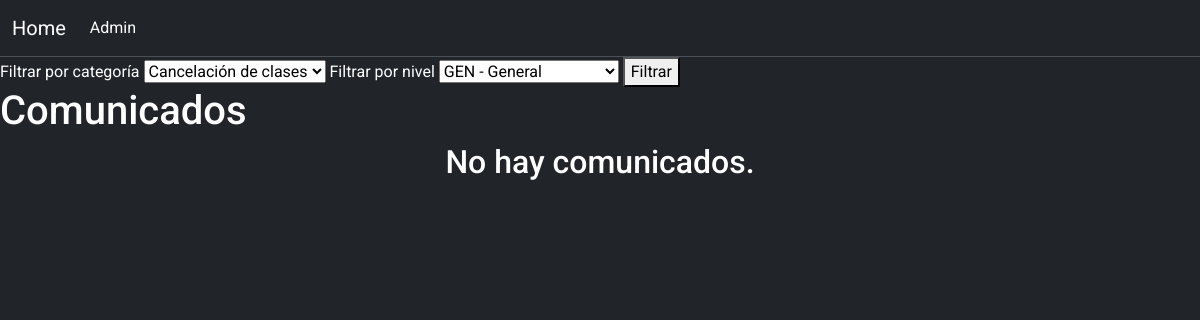
Page /comunicados/ on the earlier database version.
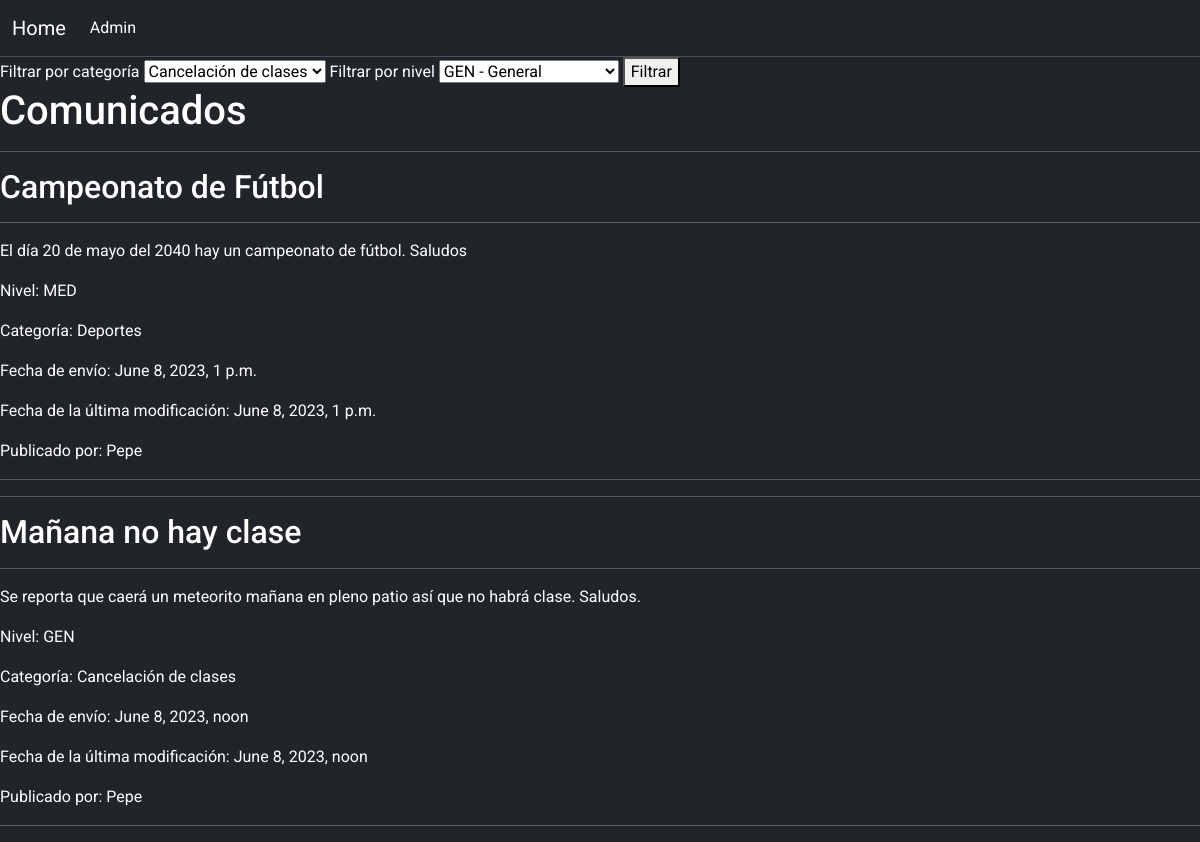
Same page on the later database version.
### comunicados/models.py (models this page shows, shortened)
class Comunicado(models.Model):
    NIVEL_CHOICES = [("GEN","General"),
                 ("PRE","Ciclo Preescolar",),
                 ("BAS","Ciclo Básico"),
                 ("MED","Ciclo Medio")]
    titulo = models.TextField()
    detalle = models.TextField()
    nivel = models.CharField(max_length=50, choices=NIVEL_CHOICES,default=NIVEL_CHOICES[0])
    categoria = models.ForeignKey(Categoria, on_delete=models.CASCADE)
    fecha_envio = models.DateTimeField()
    fecha_ultima_modificación = models.DateTimeField()
    publicado_por = models.CharField(max_length=200)

class Categoria(models.Model):
    nombre = models.TextField()
    descripción = models.TextField()

### comunicados/views.py (the view)
# urls.py: path('', RedirectView.as_view(pattern_name='comunicados:index')),
def index(request):
    comunicados = Comunicado.objects.all().order_by("-id")
    categorias = Categoria.objects.all()
    nivel =     [("GEN","General"),
                ("PRE","Ciclo Preescolar",),
                ("BAS","Ciclo Básico"),
                ("MED","Ciclo Medio")]
    if request.method == "POST":
        categoria_elegida = request.POST.get('categoria')
        nivel_elegido = request.POST.get('nivel')
        comunicados = comunicados.filter(categoria=categoria_elegida, nivel=nivel_elegido)
        comunicados_exists = comunicados.exists()
        context = {'comunicados': comunicados, 'comunicados_exists': comunicados_exists, 'categorias': categorias, 'nivel': nivel}
    else:
        comunicados_exists = comunicados.exists()
        context = {'comunicados': comunicados, 'comunicados_exists': comunicados_exists, 'categorias': categorias, 'nivel': nivel}
    return render(request, "comunicados/index.html", context)

### comunicados/templates/comunicados/index.html (shortened to what this page needs)
{% extends 'comunicados/base.html'%}
    {%block content%}
    <form method="POST" action={% url "comunicados:index" %}>
        <label for="categoria">Filtrar por categoría</label>
        <select name="categoria" id="categoria">
            {% for categoria in categorias %}
                <option value="{{ categoria.id }}">{{ categoria.nombre}}</option>
            {% endfor %}
        </select>
        <label for="nivel">Filtrar por nivel</label>
        <select name="nivel" id="nivel">
            {% for niveles in nivel %}
                <option value="{{niveles.0}}">{{niveles.0}} - {{niveles.1}}</option>
            {% endfor %}
        </select>
        <button type="submit">Filtrar</button>
    <h1>Comunicados</h1>
    {%if comunicados_exists %}
    {% for comunicado in comunicados%}
    <div id=comunicado>
        <hr>
        <h2>{{ comunicado.titulo }} </h2>
        <hr>
        <p>{{ comunicado.detalle }} </p>
       <p>Nivel: {{ comunicado.nivel }}</p>
       <p>Categoría: {{ comunicado.categoria.nombre }}</p>
       <p>Fecha de envío: {{ comunicado.fecha_envio }}</p>
       <p>Fecha de la última modificación: {{ comunicado.fecha_ultima_modificación }}</p>
       <p>Publicado por: {{ comunicado.publicado_por }}</p>
       <hr>
    </div>
    {% endfor %}
    {% else %}
    <center>
    <h2>No hay comunicados.<h2>
    </center>
    {% endif %}
    {% endblock %}

### comunicados/templates/comunicados/base.html (shortened to what this page needs)
{% load static %}
{% load bootstrap5 %}
{% load bootstrap_icons %}
<!DOCTYPE html>
<html lang="en">
<head>
    {% bootstrap_css %}
    <link rel="stylesheet" href="{% static 'comunicados/index.css' %}">
</head>
<body>
    <nav class="navbar navbar-expand-lg bg-dark border-bottom border-bottom-dark" data-bs-theme="dark" >
        <div class="container-fluid">
            <a class="navbar-brand" href={% url 'comunicados:index' %}>Home</a>
            <div class="collapse navbar-collapse" id="navbarNavAltMarkup">
                <div class="navbar-nav">
                    <a class="nav-link active" aria-current="page" href='../admin/'> Admin</a>
                </div>
            </div>
        </div>
    </nav>
    {% block content %}
    {% endblock %}
</body>
</html>

### comunicados/static/comunicados/index.css (style rules this page uses)
body { background-color: #212529; color: white; font-family: 'Roboto', sans-serif; }

Differences in the rows shown:
added Comunicado: titulo "Campeonato de Fútbol", detalle "El día 20 de mayo del 2040 hay un campeonato de fútbol. Saludos", nivel "MED", categoria.nombre "Deportes", fecha_envio "June 8, 2023, 1 p.m.", fecha_ultima_modificación "June 8, 2023, 1 p.m.", publicado_por "Pepe"
added Comunicado: titulo "Mañana no hay clase", detalle "Se reporta que caerá un meteorito mañana en pleno patio así que no habrá clase. Saludos.", nivel "GEN", categoria.nombre "Cancelación de clases", fecha_envio "June 8, 2023, noon", fecha_ultima_modificación "June 8, 2023, noon", publicado_por "Pepe"
Other differences:
text no longer shown: "No hay comunicados."
